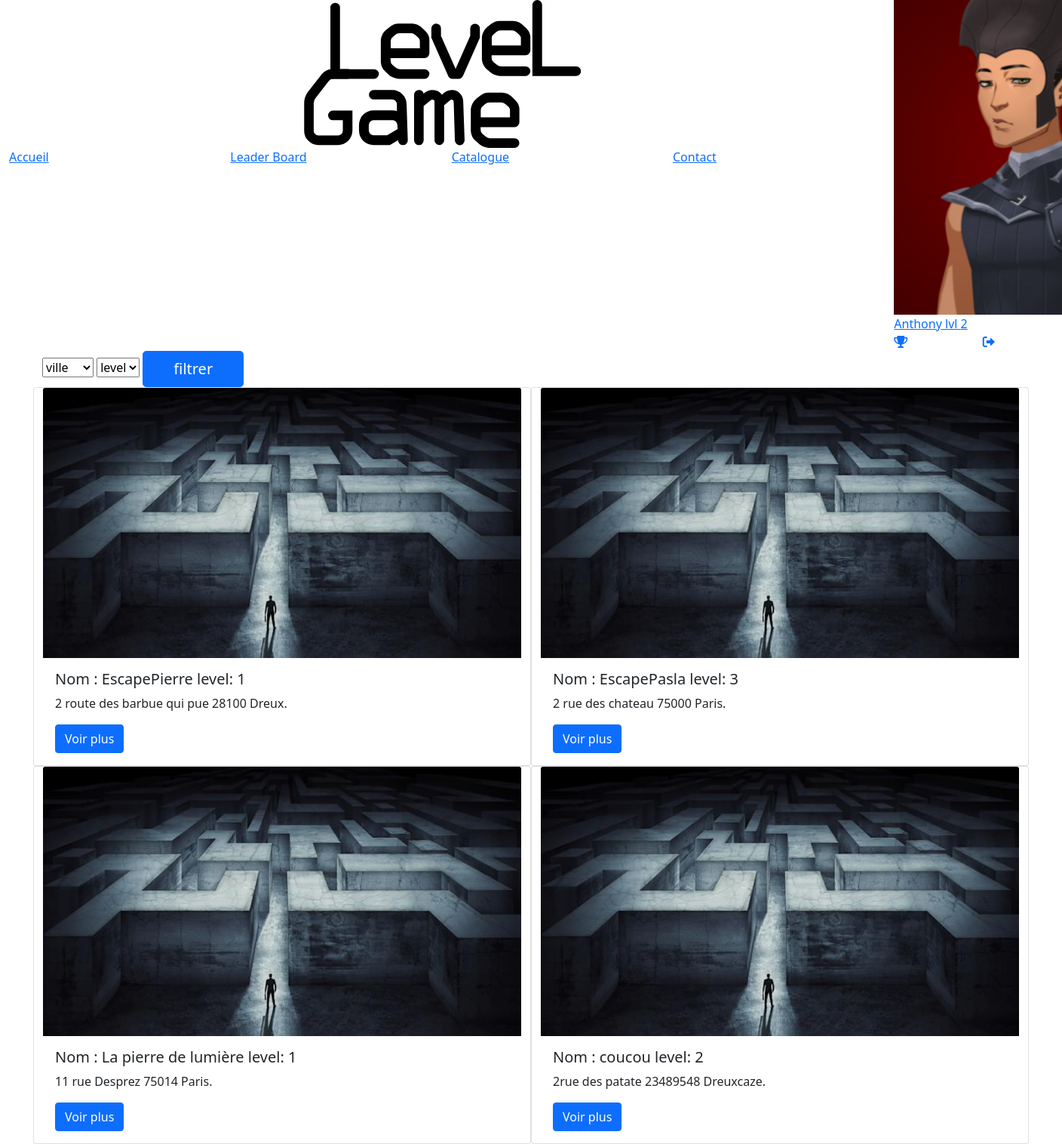
Screenshot of /?p=catalogue (signed in) with the database file from the repository.
### tables this page shows
CREATE TABLE IF NOT EXISTS `user` (
  `idUser` int(11) NOT NULL AUTO_INCREMENT,
  `nom` varchar(47) NOT NULL,
  `email` varchar(100) NOT NULL,
  `mdp` varchar(30) NOT NULL,
  `niveau` int(11) NOT NULL,
  `adresse` varchar(60) NOT NULL,
  `cp` int(11) NOT NULL,
  `ville` varchar(60) NOT NULL,
  `admin` tinyint(1) DEFAULT NULL,
  PRIMARY KEY (`idUser`),
  KEY `niveau` (`niveau`) USING BTREE
);

CREATE TABLE IF NOT EXISTS `escapegame` (
  `idEscape` int(11) NOT NULL AUTO_INCREMENT,
  `nom` varchar(50) NOT NULL,
  `niveau` int(11) NOT NULL,
  `idType` int(11) NOT NULL,
  `adresse` varchar(60) NOT NULL,
  `cp` int(11) NOT NULL,
  `ville` varchar(60) NOT NULL,
  `description` text,
  PRIMARY KEY (`idEscape`),
  KEY `idType` (`idType`),
  KEY `niveau` (`niveau`)
);

### src/models/repository/EscapeRepo.php (called while the page is built, shortened)
<?php
class EscapeRepo extends BddConnection{
    protected $tabEscape=[];
    protected function getAllEscape(){
        return $this->tous("escapegame");
    }
    public function setAllEscape(){
        $tab = $this->getAllEscape();
        foreach($tab as $i=>$value){
            $escape = new Escapegame();
            $escape->setIdEscape($tab[$i]["idEscape"])
                    ->setNom($tab[$i]["nom"])
                    ->setNiveau($tab[$i]["niveau"])
                    ->setIdType($tab[$i]["idType"])
                    ->setAdresse($tab[$i]["adresse"])
                    ->setCp($tab[$i]["cp"])
                    ->setVille($tab[$i]["ville"])
                    ->setDescription($tab[$i]["description"]);
            array_push($this->tabEscape,$escape);
        }
        return $this;
    }
    public function getTabEscape(){
        return $this->tabEscape;
    }
}
?>

### public/index.php (called while the page is built, shortened)
<?php
require_once "../src/core/rooter.php";
require "views/layout.php";
?>

### src/models/entity/Escapegame.php (called while the page is built, shortened)
<?php
class Escapegame{
    protected $nom;
    protected $niveau;
    protected $adresse;
    protected $cp;
    protected $ville;
    public function getNom()
    {
        return $this->nom;
    }
    public function setNom($nom)
    {
        $this->nom = $nom;
        return $this;
    }
    public function getNiveau()
    {
        return $this->niveau;
    }
    public function setNiveau($niveau)
    {
        $this->niveau = $niveau;
        return $this;
    }
    public function getAdresse()
    {
        return $this->adresse;
    }
    public function setAdresse($adresse)
    {
        $this->adresse = $adresse;
        return $this;
    }
    public function getCp()
    {
        return $this->cp;
    }
    public function setCp($cp)
    {
        $this->cp = $cp;
        return $this;
    }
    public function getVille()
    {
        return $this->ville;
    }
    public function setVille($ville)
    {
        $this->ville = $ville;
        return $this;
    }
}
?>

### src/models/BddConnection.php (called while the page is built, shortened)
<?php
class BddConnection{
	protected $serveur = "localhost";
	protected $bdd 	= "blocb";
	protected $user = "root";
	protected $password = "";
	protected function getconnect(){
		try{
			$db = new PDO("mysql:host=$this->serveur;dbname=$this->bdd;charset=utf8",$this->user,$this->password);
			return $db;
		}
		catch(PDOException $erreur){
		return "Erreur : ". $erreur->getMessage();
		}
	}
	public function tous($table){
		$db = $this->getconnect();
		$sql = "SELECT * FROM $table";
		$rst = $db->query($sql);
		return $rst->fetchAll(PDO::FETCH_ASSOC);
	}
	public function specifique($table,$champ,$id){
		$db = $this->getconnect();
		$sql = "SELECT * FROM $table WHERE $champ = :id";
		$rst = $db->prepare($sql);
		$rst->execute([":id" => $id]);
		return  $rst->fetchAll(PDO::FETCH_ASSOC);
	}
}
?>

### src/models/repository/UserRepo.php (called while the page is built, shortened)
<?php
class UserRepo extends BddConnection{
    protected $dataUserSelected;
    protected function getUserByChamp($typeChamp, $valueToSearch){
        return $this->specifique("user", $typeChamp, $valueToSearch);
    }
   public function setUserByChamp($champ , $nomChamp ){
       $tab = $this->getUserByChamp($champ , $nomChamp);
       $this->dataUserSelected = new User();
       $this->dataUserSelected->setIdUser($tab[0]["idUser"])
                ->setNom($tab[0]["nom"])
                ->setMail($tab[0]["email"])
                ->setMdp($tab[0]["mdp"])
                ->setNiveau($tab[0]["niveau"])
                ->setAdresse($tab[0]["adresse"])
                ->setCp($tab[0]["cp"])
                ->setVille($tab[0]["ville"])
                ->setAdmin($tab[0]["admin"]);
        return $this;
   }
    public function getDataUserSelected(){
        return $this->dataUserSelected;
    }
}
?>

### src/models/entity/User.php (called while the page is built, shortened)
<?php
class User{
    protected $nom;
    protected $niveau;
    public function getNom()
    {
        return $this->nom;
    }
    public function setNom($nom)
    {
        $this->nom = $nom;
        return $this;
    }
    public function getNiveau()
    {
        return $this->niveau;
    }
    public function setNiveau($niveau)
    {
        $this->niveau = $niveau;
        return $this;
    }
}
?>

### src/controller/catalogue.php (the view, shortened to what this page needs)
<?php
$escape = new EscapeRepo;
$escape->SetAllEscape();
$esc = $escape->getTabEscape();
$admin = $_SESSION['compte']['admin'] ?? "";
$htmlEscp="";
if(isset($_POST['submit'])){
    if (isset($_POST['ville'] ) ) {
        foreach($esc as $key => $value){
            $villePost = ($_POST['ville']);
            $lvlPost = ($_POST['level']);
            $lvl = ($value->getNiveau());
            $nomEscape =($value->getNom());
            $adresse = $value->getAdresse();
            $cp = $value->getCp();
            $ville = $value->getVille();
            if($villePost=="ville"){
                if($value->getNiveau()==$lvlPost){
                    $htmlEscp .=
                    "<div class='card col-md-6'>
                        <img class='card-img-top' src='views/style/img/be4be3e0-5dae-11ec-bfae-50d2ca6eaeba.jfif' alt='Card image cap'>
                        <div class='card-body'>
                            <h5 class='card-title'>Nom&nbsp:&nbsp$nomEscape level:&nbsp$lvl</h5>
                            <p class='card-text'>$adresse $cp $ville.</p>
                            <a href='?p=escapegame?nom=$nomEscape' class='btn btn-primary'>Voir plus</a>
                        </div>
                    </div>";
                }
                else if ($lvlPost=="level"){
                    $htmlEscp .=
                    "<div class='card col-md-6'>
                        <img class='card-img-top' src='views/style/img/be4be3e0-5dae-11ec-bfae-50d2ca6eaeba.jfif' alt='Card image cap'>
                        <div class='card-body'>
                            <h5 class='card-title'>$nomEscape</h5>
                            <p class='card-text'>$adresse $cp $ville.</p>
                            <a href='' class='btn btn-primary'>Voir plus</a>
                        </div>
                    </div>";
                }
            }
            else if($value->getVille()==$villePost){
                if($lvlPost=="level"){
                    $htmlEscp .=
                    "<div class='card col-md-6'>
                        <img class='card-img-top' src='views/style/img/be4be3e0-5dae-11ec-bfae-50d2ca6eaeba.jfif' alt='Card image cap'>
                        <div class='card-body'>
                            <h5 class='card-title'>$nomEscape</h5>
                            <p class='card-text'>$adresse $cp $ville.</p>
                            <a href='' class='btn btn-primary'>Voir plus</a>
                        </div>
                    </div>";
                }
                else if ($value->getNiveau()==$lvlPost){
                    $htmlEscp .=
                    "<div class='card col-md-6'>
                        <img class='card-img-top' src='views/style/img/be4be3e0-5dae-11ec-bfae-50d2ca6eaeba.jfif' alt='Card image cap'>
                        <div class='card-body'>
                        <h5 class='card-title'>Nom&nbsp:&nbsp$nomEscape level:&nbsp$lvl</h5>
                            <p class='card-text'>$adresse $cp $ville.</p>
                            <form action='?p=escapegame' method='post'>
                                <input type='hidden' name='nomEscape' value='$nomEscape'>
                                <input class='btn btn-primary' type='submit' value='Voir plus'>
                            </form>
                        </div>
                    </div>";
                }
            }
        }
    }
}
else{
    foreach($esc as $key=>$value){
        $lvl = ($value->getNiveau());
        $nomEscape =($value->getNom());
        $adresse = $value->getAdresse();
        $cp = $value->getCp();
        $ville = $value->getVille();
        if($admin == 1){
            $boutonDelete ="<form class='col-6' method='post'>
                <input type='hidden' name='deleteEscapeName' value='$nomEscape'>
                <input class='btn btn-danger' type='submit' value='Supprimer'>
            </form>";
            if(isset($_POST['deleteEscapeName'])){
                $escape->deleteEscape($_POST['deleteEscapeName']);
                header("Location: ?p=catalogue");
            }
        }
        else{
            $boutonDelete ="";
        }
        $htmlEscp .=
        "<div class='card col-md-6'>
            <img class='card-img-top' src='views/style/img/be4be3e0-5dae-11ec-bfae-50d2ca6eaeba.jfif' alt='Card image cap'>
            <div class='card-body'>
            <h5 class='card-title'>Nom&nbsp:&nbsp$nomEscape level:&nbsp$lvl</h5>
                <p class='card-text'>$adresse $cp $ville.</p>
                <div class='row'>
                    <form action='?p=escapegame' class='col-6' method='post'>
                        <input type='hidden' name='nomEscape' value='$nomEscape'>
                        <input class='btn btn-primary' type='submit' value='Voir plus'>
                    </form>
                    $boutonDelete
                </div>
            </div>
        </div>";
    }
}
require("../public/views/catalogue.php");
?>

### public/views/layout.php (shortened to what this page needs)
<!DOCTYPE html>
<html lang="en">
<head>
    <link rel="stylesheet/less" href="views/style/reset.less">
    <link href="https://cdn.jsdelivr.net/npm/bootstrap@5.1.3/dist/css/bootstrap.min.css" rel="stylesheet">
    <link rel="stylesheet" href="https://cdnjs.cloudflare.com/ajax/libs/font-awesome/6.0.0-beta3/css/all.min.css"/>
    <link rel="stylesheet/less" href="views/style/style.less">
</head>
<body>
<header class="container-fluid">
    <div class="header">
        <div class="row AZERTY">
            <div class="col-10 menu">
                <div class="row">
                    <div class="offset-4 col-4 logo">
                        <a href="#">
                        </a>
                    </div>
                </div>
                    <div class="row liens">
                        <a href="?p=accueil"class="col-3" >Accueil</a>
                        <a href="?p=leaderboard"class="col-3" >Leader Board</a>
                        <a href="?p=catalogue"class="col-3" >Catalogue</a>
                    <a href="?p=contact"class="col-3" >Contact</a>
                    </div>
                </div>
                <?php
                $compte = $_SESSION['compte'] ?? "";
                if($compte) :
                    $userRepo = new UserRepo();
                    $userRepo->setUserByChamp("email",$session->GetCompte()["email"] );
                    $try = $userRepo->getDataUserSelected(); ?>
                        <div class="col-2 connecter">
                            <a href="?p=infos" class="avatar">
                                <img src="views/style/img/avatar<?= $try->getNiveau();?>.png" alt="">
                                <span class="user"><?php
                                echo($try->getNom()); ?></span>
                                <span class="niveau">lvl&nbsp<?= $try->getNiveau(); ?></span>
                            </a>
                            <div class="userconnecter">
                                <div class="row">
                                    <a href="?p=stats" class="col-6"><i class="fas fa-trophy"></i></a>
                                    <a href="?p=login" class="col-6"><i class="fa-solid fa-right-from-bracket"></i></a>
                                </div>
                            </div>
                        </div>
                <?php endif ?>
            </div>
         </div>
</header>
    <?= $page_content;?>
</body>
</html>

### rows the page displays
user: nom "Anthony", niveau "2"
escapegame: nom "EscapePierre", niveau "1", adresse "2 route des barbue qui pue", cp "28100", ville "Dreux"
escapegame: nom "EscapePasla", niveau "3", adresse "2 rue des chateau", cp "75000", ville "Paris"
escapegame: nom "La pierre de lumière", niveau "1", adresse "11 rue Desprez", cp "75014", ville "Paris"
escapegame: nom "coucou", niveau "2", adresse "2rue des patate", cp "23489548", ville "Dreuxcaze"
